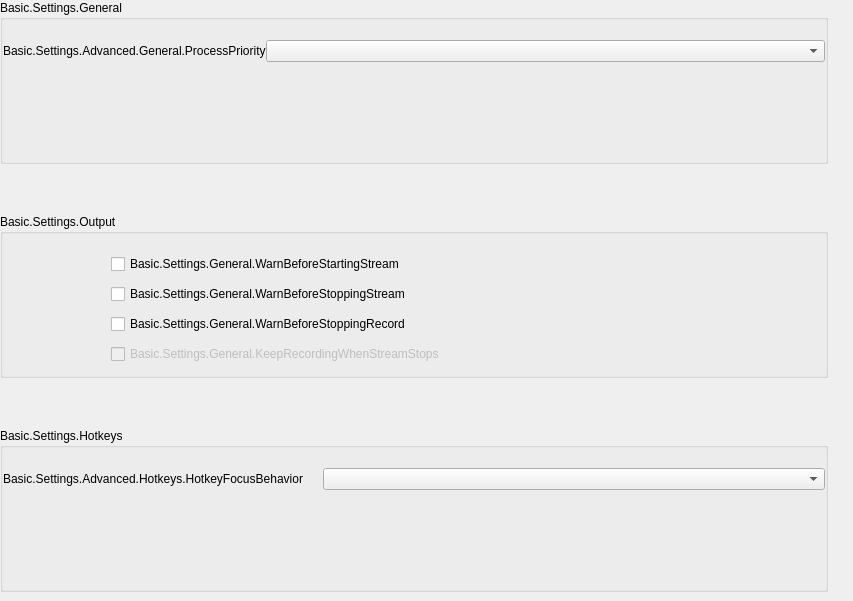
               <widget class="QWidget" name="scrollAreaWidgetContents">
                <property name="geometry">
                 <rect>
                  <x>0</x>
                  <y>0</y>
                  <width>853</width>
                  <height>601</height>
                 </rect>
                </property>
                <layout class="QVBoxLayout" name="verticalLayout_23">
                 <property name="leftMargin">
                  <number>0</number>
                 </property>
                 <property name="topMargin">
                  <number>0</number>
                 </property>
                 <property name="rightMargin">
                  <number>0</number>
                 </property>
                 <property name="bottomMargin">
                  <number>9</number>
                 </property>
                 <item>
                  <widget class="QWidget" name="widget_11" native="true">
                   <layout class="QVBoxLayout" name="verticalLayout_24">
                    <property name="spacing">
                     <number>50</number>
                    </property>
                    <property name="leftMargin">
                     <number>0</number>
                    </property>
                    <property name="topMargin">
                     <number>0</number>
                    </property>
                    <property name="rightMargin">
                     <number>25</number>
                    </property>
                    <property name="bottomMargin">
                     <number>0</number>
                    </property>
                    <item>
                     <widget class="QGroupBox" name="advancedGeneralGroupBox">
                      <property name="title">
                       <string>Basic.Settings.General</string>
                      </property>
                      <layout class="QFormLayout" name="formLayout_22">
                       <property name="fieldGrowthPolicy">
                        <enum>QFormLayout::AllNonFixedFieldsGrow</enum>
                       </property>
                       <property name="labelAlignment">
                        <set>Qt::AlignLeading|Qt::AlignLeft|Qt::AlignVCenter</set>
                       </property>
                       <property name="horizontalSpacing">
                        <number>0</number>
                       </property>
                       <property name="verticalSpacing">
                        <number>10</number>
                       </property>
                       <property name="leftMargin">
                        <number>0</number>
                       </property>
                       <property name="topMargin">
                        <number>20</number>
                       </property>
                       <property name="rightMargin">
                        <number>0</number>
                       </property>
                       <property name="bottomMargin">
                        <number>0</number>
                       </property>
                       <item row="0" column="0">
                        <widget class="QLabel" name="processPriorityLabel">
                         <property name="minimumSize">
                          <size>
                           <width>217</width>
                           <height>0</height>
                          </size>
                         </property>
                         <property name="text">
                          <string>Basic.Settings.Advanced.General.ProcessPriority</string>
                         </property>
                         <property name="buddy">
                          <cstring>processPriority</cstring>
                         </property>
                         <property name="useFor" stdset="0">
                          <string notr="true">FormLabelRole</string>
                         </property>
                        </widget>
                       </item>
                       <item row="0" column="1">
                        <widget class="PLSComboBox" name="processPriority"/>
                       </item>
                       <item row="1" column="0">
                        <spacer name="horizontalSpacer_13">
                         <property name="orientation">
                          <enum>Qt::Horizontal</enum>
                         </property>
                         <property name="sizeHint" stdset="0">
                          <size>
                           <width>170</width>
                           <height>0</height>
                          </size>
                         </property>
                        </spacer>
                       </item>
                      </layout>
                     </widget>
                    </item>
                    <item>
                     <widget class="QGroupBox" name="groupBox_16">
                      <property name="title">
                       <string>Basic.Settings.Output</string>
                      </property>
                      <property name="flat">
                       <bool>false</bool>
                      </property>
                      <layout class="QFormLayout" name="formLayout_2">
                       <property name="fieldGrowthPolicy">
                        <enum>QFormLayout::AllNonFixedFieldsGrow</enum>
                       </property>
                       <property name="horizontalSpacing">
                        <number>0</number>
                       </property>
                       <property name="verticalSpacing">
                        <number>10</number>
                       </property>
                       <property name="leftMargin">
                        <number>0</number>
                       </property>
                       <property name="topMargin">
                        <number>20</number>
                       </property>
                       <property name="rightMargin">
                        <number>0</number>
                       </property>
                       <property name="bottomMargin">
                        <number>0</number>
                       </property>
                       <item row="0" column="0">
                        <spacer name="horizontalSpacer_5">
                         <property name="orientation">
                          <enum>Qt::Horizontal</enum>
                         </property>
                         <property name="sizeType">
                          <enum>QSizePolicy::Fixed</enum>
                         </property>
                         <property name="sizeHint" stdset="0">
                          <size>
                           <width>108</width>
                           <height>5</height>
                          </size>
                         </property>
                        </spacer>
                       </item>
                       <item row="0" column="1">
                        <widget class="QCheckBox" name="warnBeforeStreamStart">
                         <property name="text">
                          <string>Basic.Settings.General.WarnBeforeStartingStream</string>
                         </property>
                        </widget>
                       </item>
                       <item row="1" column="1">
                        <widget class="QCheckBox" name="warnBeforeStreamStop">
                         <property name="text">
                          <string>Basic.Settings.General.WarnBeforeStoppingStream</string>
                         </property>
                        </widget>
                       </item>
                       <item row="2" column="1">
                        <widget class="QCheckBox" name="warnBeforeRecordStop">
                         <property name="text">
                          <string>Basic.Settings.General.WarnBeforeStoppingRecord</string>
                         </property>
                        </widget>
                       </item>
                       <item row="4" column="1">
                        <widget class="QCheckBox" name="keepRecordStreamStops">
                         <property name="enabled">
                          <bool>false</bool>
                         </property>
                         <property name="text">
                          <string>Basic.Settings.General.KeepRecordingWhenStreamStops</string>
                         </property>
                        </widget>
                       </item>
                      </layout>
                     </widget>
                    </item>
                    <item>
                     <widget class="QGroupBox" name="groupBox_17">
                      <property name="title">
                       <string>Basic.Settings.Hotkeys</string>
                      </property>
                      <layout class="QFormLayout" name="formLayout_33">
                       <property name="labelAlignment">
                        <set>Qt::AlignLeading|Qt::AlignLeft|Qt::AlignVCenter</set>
                       </property>
                       <property name="horizontalSpacing">
                        <number>20</number>
                       </property>
                       <property name="verticalSpacing">
                        <number>10</number>
                       </property>
                       <property name="leftMargin">
                        <number>0</number>
                       </property>
                       <property name="topMargin">
                        <number>20</number>
                       </property>
                       <property name="rightMargin">
                        <number>0</number>
                       </property>
                       <property name="bottomMargin">
                        <number>0</number>
                       </property>
                       <item row="0" column="0">
                        <widget class="QLabel" name="hotkeyFocusTypeLabel">
                         <property name="text">
                          <string>Basic.Settings.Advanced.Hotkeys.HotkeyFocusBehavior</string>
                         </property>
                         <property name="useFor" stdset="0">
                          <string notr="true">FormLabelRole</string>
                         </property>
                        </widget>
                       </item>
                       <item row="0" column="1">
                        <widget class="PLSComboBox" name="hotkeyFocusType">
                         <property name="uistep" stdset="0">
                          <string notr="true">Hotkey Focus Behavior</string>
                         </property>
                        </widget>
                       </item>
                       <item row="1" column="0">
                        <spacer name="horizontalSpacer_14">
                         <property name="orientation">
                          <enum>Qt::Horizontal</enum>
                         </property>
                         <property name="sizeHint" stdset="0">
                          <size>
                           <width>170</width>
                           <height>0</height>
                          </size>
                         </property>
                        </spacer>
                       </item>
                      </layout>
                     </widget>
                    </item>
                   </layout>
                  </widget>
                 </item>
                </layout>
               </widget>
